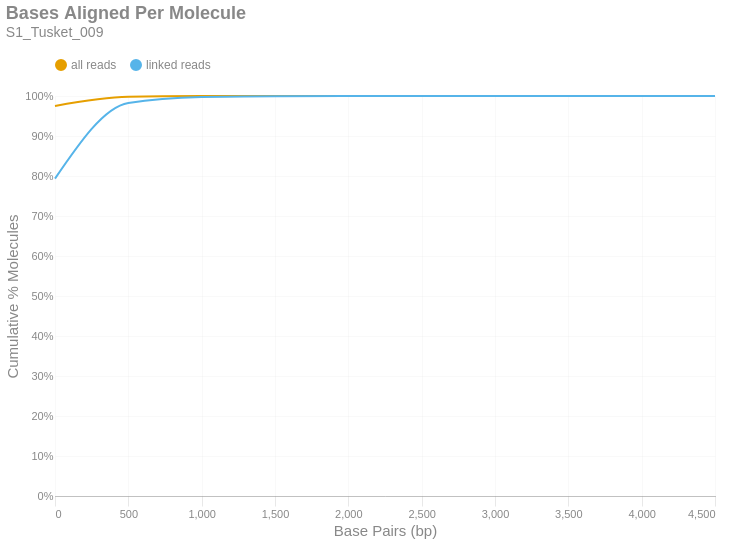

Notebook source saved alongside this figure:
### Markdown cell above
### Bases Aligned Per Molecule
This is a cumulative frequency distribution showing the number of base pairs aligned per unique molecule. These data are shown in 500 bp bins. There are two distributions: one with `all reads` (yellow) and another with only `linked reads` (blue). The percent of molecules in the `linked reads` distribution is relative to the total number of linked molecules.

### Code cell
if SKIPLR:
    print_html(f"Skipped")
else:
    binned_df = consolidated_hist(valids['aligned_bp'], mask, 500, True)
    with SafeRender(binned_df):
        (
            density_plot(binned_df, 'Bases Aligned Per Molecule', samplename, 'basesper')
            .encode(
                x=alt.X('bin:Q', title="Base Pairs (bp)").axis(tickMinStep=500).scale(padding=0),
                y=alt.Y('value:Q', title='Cumulative % Molecules')
                    .axis(format='%')
                    .scale(domain = [0,1])
                    .stack(False),
                color=alt.Color("key:N").scale(domain = ["all reads", "linked reads"]),
                tooltip = [
                    alt.Tooltip("key:N", title = "Data Type"),
                    alt.Tooltip("range_label:N", title="Bases Aligned Per Molecule"),
                    alt.Tooltip("value:Q", format = ".2%", title="% Molecules (Cum.)")
                ]
            )
        ).display()

### Figure 1 — Vega-Lite specification as saved in the notebook (floating-point values rounded to 4 significant figures)
{"width": "container", "height": 400, "config": {"title": {"anchor": "start", "dy": -15, "fontSize": 18, "color": "#888888", "subtitleColor": "#888888", "subtitleFontSize": 14}, "arc": {"fill": "#0072B2"}, "axis": {"domainColor": "#888888", "domainWidth": 0.5, "gridWidth": 0.2, "grid": false, "titleFontWeight": 400, "titleFontSize": 15, "labelFontSize": 11, "labelColor": "#888888", "tickColor": "#888888", "tickWidth": 0.2, "titleColor": "#888888"}, "axisBand": {"grid": false}, "axisX": {"grid": true, "tickSize": 10, "domainCap": "round"}, "axisY": {"domain": false, "grid": true, "tickSize": 0, "domainCap": "round"}, "background": "transparent", "header": {"labelFontSize": 15, "labelColor": "#888888", "titleFontSize": 15, "titleFontWeight": 600, "titleColor": "#888888"}, "legend": {"labelFont": "sans-serif", "labelFontSize": 12, "labelColor": "#888888", "symbolSize": 100, "symbolType": "circle", "titleFontSize": 12, "titlePadding": 10, "titleColor": "#888888", "title": null, "orient": "top"}, "range": {"category": ["#E69F00", "#56B4E9", "#009E73", "#F0E442", "#0072B2", "#D55E00", "#CC79A7", "#000000"], "diverging": ["#cfe8f3", "#a2d4ec", "#73bfe2", "#46abdb", "#1696d2", "#12719e"]}, "area": {"fill": "#0072B2", "fillOpacity": 0.7, "line": true, "strokeOpacity": 0.7}, "line": {"color": "#0072B2", "stroke": "#0072B2", "strokeWidth": 2}, "trail": {"color": "#0072B2", "stroke": "#0072B2", "strokeWidth": 0, "size": 1}, "point": {"filled": true, "fillOpacity": 1.0, "size": 95}, "text": {"color": "#888888", "fontSize": 11, "align": "right", "fontWeight": 400, "size": 11}, "bar": {"fill": "#0072B2", "stroke": null}, "view": {"stroke": null, "continuousWidth": 660, "continuousHeight": 400}}, "data": {"name": "data-4afb4c4fc056fc7a5c66ccb0270bad76"}, "mark": {"type": "line", "interpolate": "monotone", "point": {"opacity": 0, "size": 275}}, "encoding": {"color": {"field": "key", "scale": {"domain": ["all reads", "linked reads"]}, "type": "nominal"}, "tooltip": [{"field": "key", "title": "Data Type", "type": "nominal"}, {"field": "range_label", "title": "Bases Aligned Per Molecule", "type": "nominal"}, {"field": "value", "format": ".2%", "title": "% Molecules (Cum.)", "type": "quantitative"}], "x": {"axis": {"tickMinStep": 500}, "field": "bin", "scale": {"padding": 0}, "title": "Base Pairs (bp)", "type": "quantitative"}, "y": {"axis": {"format": "%"}, "field": "value", "scale": {"domain": [0, 1]}, "stack": false, "title": "Cumulative % Molecules", "type": "quantitative"}}, "params": [{"name": "param_c36ac31b6afebe62", "select": {"type": "point", "fields": ["key"]}, "bind": "legend"}], "title": {"text": "Bases Aligned Per Molecule", "subtitle": "S1_Tusket_009"}, "transform": [{"fold": ["all reads (cumsum)", "linked reads (cumsum)"]}, {"calculate": "replace(datum.key, ' (cumsum)', '')", "as": "key"}, {"filter": {"param": "param_c36ac31b6afebe62"}}], "usermeta": {"embedOptions": {"downloadFileName": "S1_Tusket_009.basesper"}}, "$schema": "https://vega.github.io/schema/vega-lite/v6.1.0.json", "datasets": {"data-4afb4c4fc056fc7a5c66ccb0270bad76": [{"bin": "0.0", "interval": "0.0-500.0", "all reads": 0.9752, "linked reads": 0.7934, "all reads (cumsum)": 0.9752, "linked reads (cumsum)": 0.7934, "range_label": "0-499"}, {"bin": "500.0", "interval": "500.0-1000.0", "all reads": 0.02269, "linked reads": 0.189, "all reads (cumsum)": 0.9979, "linked reads (cumsum)": 0.9824, "range_label": "500-999"}, {"bin": "1000.0", "interval": "1000.0-1500.0", "all reads": 0.001808, "linked reads": 0.01526, "all reads (cumsum)": 0.9997, "linked reads (cumsum)": 0.9977, "range_label": "1000-1499"}, {"bin": "1500.0", "interval": "1500.0-2000.0", "all reads": 0.0002229, "linked reads": 0.001917, "all reads (cumsum)": 1.0, "linked reads (cumsum)": 0.9996, "range_label": "1500-1999"}, {"bin": "2000.0", "interval": "2000.0-2500.0", "all reads": 4.007e-05, "linked reads": 0.0003459, "all reads (cumsum)": 1.0, "linked reads (cumsum)": 0.9999, "range_label": "2000-2499"}, {"bin": "2500.0", "interval": "2500.0-3000.0", "all reads": 4.912e-06, "linked reads": 4.24e-05, "all reads (cumsum)": 1.0, "linked reads (cumsum)": 1.0, "range_label": "2500-2999"}, {"bin": "3000.0", "interval": "3000.0-3500.0", "all reads": 1.551e-06, "linked reads": 1.339e-05, "all reads (cumsum)": 1.0, "linked reads (cumsum)": 1.0, "range_label": "3000-3499"}, {"bin": "3500.0", "interval": "3500.0-4000.0", "all reads": 5.171e-07, "linked reads": 4.463e-06, "all reads (cumsum)": 1.0, "linked reads (cumsum)": 1.0, "range_label": "3500-3999"}, {"bin": "4000.0", "interval": "4000.0-4500.0", "all reads": 0.0, "linked reads": 0.0, "all reads (cumsum)": 1.0, "linked reads (cumsum)": 1.0, "range_label": "4000-4499"}, {"bin": "4500.0", "interval": "4500.0-5000.0", "all reads": 5.171e-07, "linked reads": 4.463e-06, "all reads (cumsum)": 1.0, "linked reads (cumsum)": 1.0, "range_label": "4500-4999"}]}}
